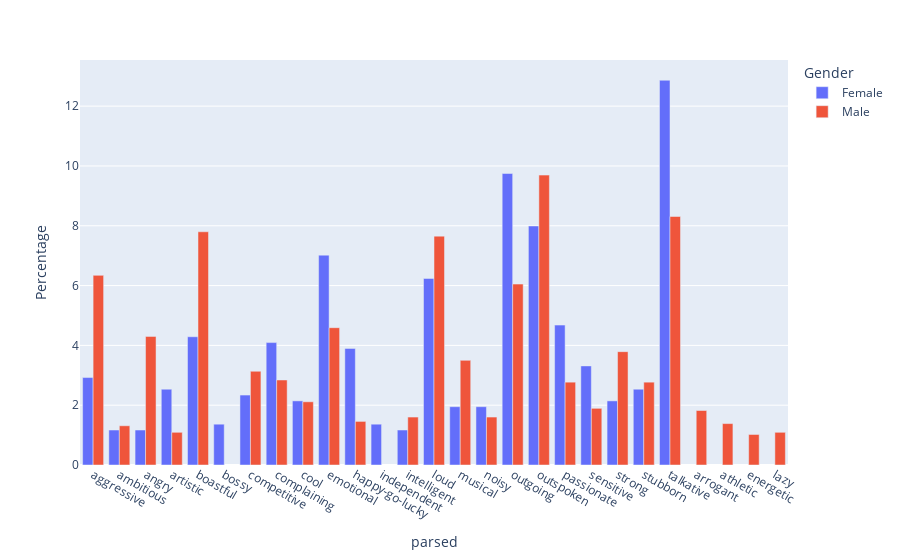

Notebook code cell kept with this figure:
### Markdown cell above
### Meralion

### Code cell
subset = df[['Spkr', 'segment', 'Age', 'Gender', 'Education', 'Occupation', 'Edu.Group', 'Age.Group', 
       'model_response_adjective_princeton_MERaLiON-AudioLLM-Whisper-SEA-LION',
       'model_prompt_adjective_princeton_MERaLiON-AudioLLM-Whisper-SEA-LION']].copy()


subset['parsed'] = subset.apply(lambda row: parse_adjectives(row, 'model_response_adjective_princeton_MERaLiON-AudioLLM-Whisper-SEA-LION', ADJECTIVES_PRINCETON['english']), axis=1)

df_exploded = subset.explode('parsed')
result = df_exploded.groupby(['Gender', 'parsed']).size().reset_index(name='count')


result['Total'] = result.groupby('Gender')['count'].transform('sum')
result['Percentage'] = result['count'] / result['Total'] * 100

result = result[result['Percentage']>1]

# Create a grouped bar plot
fig = px.bar(
    result,
    x='parsed',
    y='Percentage',
    color='Gender',    # Different colors for each group
    barmode='group',  # Place bars side-by-side rather than stacking them
)
fig.show()

### Figure 1 — Plotly figure (JSON) as saved in the notebook; plotly's stock layout.template omitted (floating-point values rounded to 4 significant figures)
{"data": [{"alignmentgroup": "True", "hovertemplate": "Gender=Female<br>parsed=%{x}<br>Percentage=%{y}<extra></extra>", "legendgroup": "Female", "marker": {"color": "#636efa", "pattern": {"shape": ""}}, "name": "Female", "offsetgroup": "Female", "orientation": "v", "showlegend": true, "textposition": "auto", "type": "bar", "x": ["aggressive", "ambitious", "angry", "artistic", "boastful", "bossy", "competitive", "complaining", "cool", "emotional", "happy-go-lucky", "independent", "intelligent", "loud", "musical", "noisy", "outgoing", "outspoken", "passionate", "sensitive", "strong", "stubborn", "talkative"], "xaxis": "x", "y": [2.924, 1.17, 1.17, 2.534, 4.288, 1.365, 2.339, 4.094, 2.144, 7.018, 3.899, 1.365, 1.17, 6.238, 1.949, 1.949, 9.747, 7.992, 4.678, 3.314, 2.144, 2.534, 12.87], "yaxis": "y"}, {"alignmentgroup": "True", "hovertemplate": "Gender=Male<br>parsed=%{x}<br>Percentage=%{y}<extra></extra>", "legendgroup": "Male", "marker": {"color": "#EF553B", "pattern": {"shape": ""}}, "name": "Male", "offsetgroup": "Male", "orientation": "v", "showlegend": true, "textposition": "auto", "type": "bar", "x": ["aggressive", "ambitious", "angry", "arrogant", "artistic", "athletic", "boastful", "competitive", "complaining", "cool", "emotional", "energetic", "happy-go-lucky", "intelligent", "lazy", "loud", "musical", "noisy", "outgoing", "outspoken", "passionate", "sensitive", "strong", "stubborn", "talkative"], "xaxis": "x", "y": [6.341, 1.312, 4.3, 1.822, 1.093, 1.385, 7.799, 3.134, 2.843, 2.114, 4.592, 1.02, 1.458, 1.603, 1.093, 7.653, 3.499, 1.603, 6.05, 9.694, 2.77, 1.895, 3.79, 2.77, 8.309], "yaxis": "y"}], "layout": {"barmode": "group", "legend": {"title": {"text": "Gender"}, "tracegroupgap": 0}, "margin": {"t": 60}, "xaxis": {"anchor": "y", "domain": [0, 1], "title": {"text": "parsed"}}, "yaxis": {"anchor": "x", "domain": [0, 1], "title": {"text": "Percentage"}}}}
